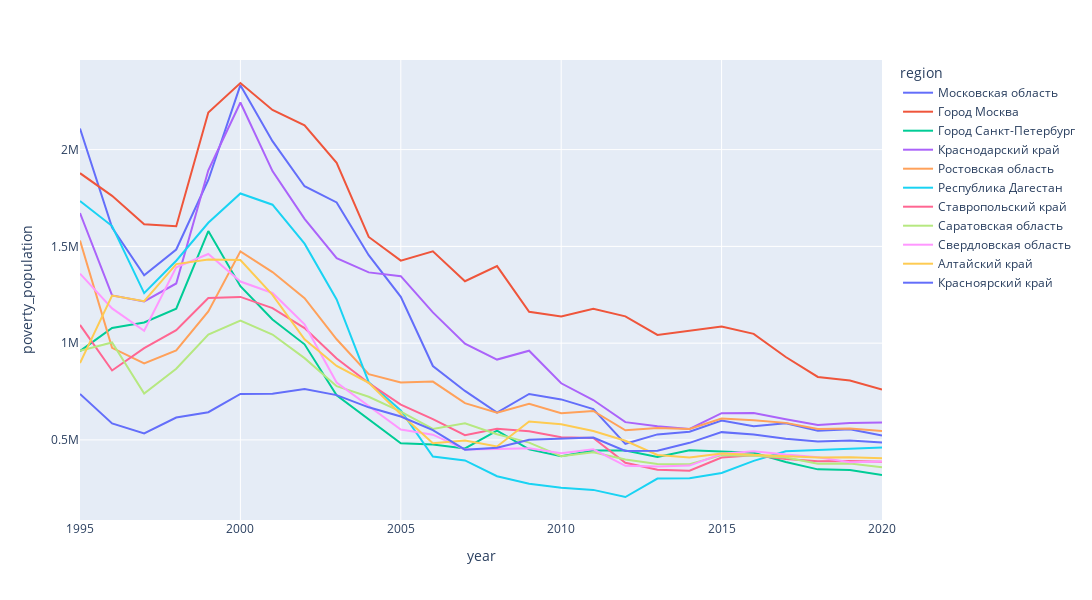

The code cell stored with this chart in its notebook:
### Markdown cell above
Ну тут ожидаемо Москва и МО берут числом

Отберём топ-регионов с наибольшим числом населения за чертой бедности

### Code cell
max_main=pd.DataFrame(columns=main.columns)
for year in main.year.unique():
    df = main[main['year']==year]
    max_main = pd.concat([max_main, df.sort_values('poverty_population',ascending=False).head(5)], ignore_index = True)

px.line(main[main.region.isin(max_main.region.unique())],
        x='year',
        y='poverty_population',
        color='region',
        width=1200,
        height=600)

### Figure 1 — Plotly figure (JSON) as saved in the notebook; plotly's stock layout.template omitted (floating-point values rounded to 4 significant figures)
{"data": [{"hovertemplate": "region=Московская область<br>year=%{x}<br>poverty_population=%{y}<extra></extra>", "legendgroup": "Московская область", "line": {"color": "#636efa", "dash": "solid"}, "marker": {"symbol": "circle"}, "mode": "lines", "name": "Московская область", "orientation": "v", "showlegend": true, "type": "scatter", "x": [1995, 1996, 1997, 1998, 1999, 2000, 2001, 2002, 2003, 2004, 2005, 2006, 2007, 2008, 2009, 2010, 2011, 2012, 2013, 2014, 2015, 2016, 2017, 2018, 2019, 2020], "xaxis": "x", "y": [2109000.0, 1597000.0, 1351000.0, 1484000.0, 1843000.0, 2333000.0, 2044000.0, 1811000.0, 1727000.0, 1454000.0, 1240000.0, 881900.0, 753200.0, 641300.0, 737500.0, 709400.0, 659600.0, 479900.0, 528600.0, 542200.0, 600200.0, 570900.0, 586500.0, 547700.0, 554800.0, 523000.0], "yaxis": "y"}, {"hovertemplate": "region=Город Москва<br>year=%{x}<br>poverty_population=%{y}<extra></extra>", "legendgroup": "Город Москва", "line": {"color": "#EF553B", "dash": "solid"}, "marker": {"symbol": "circle"}, "mode": "lines", "name": "Город Москва", "orientation": "v", "showlegend": true, "type": "scatter", "x": [1995, 1996, 1997, 1998, 1999, 2000, 2001, 2002, 2003, 2004, 2005, 2006, 2007, 2008, 2009, 2010, 2011, 2012, 2013, 2014, 2015, 2016, 2017, 2018, 2019, 2020], "xaxis": "x", "y": [1878000.0, 1761000.0, 1614000.0, 1604000.0, 2191000.0, 2344000.0, 2205000.0, 2126000.0, 1932000.0, 1549000.0, 1427000.0, 1475000.0, 1320000.0, 1398000.0, 1162000.0, 1138000.0, 1178000.0, 1138000.0, 1042000.0, 1066000.0, 1086000.0, 1048000.0, 928500.0, 825400.0, 807400.0, 760700.0], "yaxis": "y"}, {"hovertemplate": "region=Город Санкт-Петербург<br>year=%{x}<br>poverty_population=%{y}<extra></extra>", "legendgroup": "Город Санкт-Петербург", "line": {"color": "#00cc96", "dash": "solid"}, "marker": {"symbol": "circle"}, "mode": "lines", "name": "Город Санкт-Петербург", "orientation": "v", "showlegend": true, "type": "scatter", "x": [1995, 1996, 1997, 1998, 1999, 2000, 2001, 2002, 2003, 2004, 2005, 2006, 2007, 2008, 2009, 2010, 2011, 2012, 2013, 2014, 2015, 2016, 2017, 2018, 2019, 2020], "xaxis": "x", "y": [959000.0, 1078000.0, 1107000.0, 1178000.0, 1579000.0, 1295000.0, 1122000.0, 993900.0, 731100.0, 606100.0, 482700.0, 476000.0, 455800.0, 548000.0, 451100.0, 415600.0, 445800.0, 445800.0, 412296, 446500.0, 441300.0, 433700.0, 385600.0, 347900.0, 344600.0, 318500.0], "yaxis": "y"}, {"hovertemplate": "region=Краснодарский край<br>year=%{x}<br>poverty_population=%{y}<extra></extra>", "legendgroup": "Краснодарский край", "line": {"color": "#ab63fa", "dash": "solid"}, "marker": {"symbol": "circle"}, "mode": "lines", "name": "Краснодарский край", "orientation": "v", "showlegend": true, "type": "scatter", "x": [1995, 1996, 1997, 1998, 1999, 2000, 2001, 2002, 2003, 2004, 2005, 2006, 2007, 2008, 2009, 2010, 2011, 2012, 2013, 2014, 2015, 2016, 2017, 2018, 2019, 2020], "xaxis": "x", "y": [1673000.0, 1247000.0, 1216000.0, 1308000.0, 1893000.0, 2243000.0, 1889000.0, 1642000.0, 1439000.0, 1366000.0, 1346000.0, 1159000.0, 997700.0, 915200.0, 961000.0, 792600.0, 706000.0, 591900.0, 570300.0, 556600.0, 638000.0, 639600.0, 607200.0, 577200.0, 587400.0, 590200.0], "yaxis": "y"}, {"hovertemplate": "region=Ростовская область<br>year=%{x}<br>poverty_population=%{y}<extra></extra>", "legendgroup": "Ростовская область", "line": {"color": "#FFA15A", "dash": "solid"}, "marker": {"symbol": "circle"}, "mode": "lines", "name": "Ростовская область", "orientation": "v", "showlegend": true, "type": "scatter", "x": [1995, 1996, 1997, 1998, 1999, 2000, 2001, 2002, 2003, 2004, 2005, 2006, 2007, 2008, 2009, 2010, 2011, 2012, 2013, 2014, 2015, 2016, 2017, 2018, 2019, 2020], "xaxis": "x", "y": [1531000.0, 975600.0, 895100.0, 962200.0, 1164000.0, 1474000.0, 1367000.0, 1233000.0, 1020000.0, 840100.0, 796500.0, 801500.0, 690300.0, 640300.0, 686800.0, 638400.0, 649800.0, 549600.0, 561600.0, 556200.0, 610900.0, 601512, 588200.0, 557100.0, 558900.0, 545700.0], "yaxis": "y"}, {"hovertemplate": "region=Республика Дагестан<br>year=%{x}<br>poverty_population=%{y}<extra></extra>", "legendgroup": "Республика Дагестан", "line": {"color": "#19d3f3", "dash": "solid"}, "marker": {"symbol": "circle"}, "mode": "lines", "name": "Республика Дагестан", "orientation": "v", "showlegend": true, "type": "scatter", "x": [1995, 1996, 1997, 1998, 1999, 2000, 2001, 2002, 2003, 2004, 2005, 2006, 2007, 2008, 2009, 2010, 2011, 2012, 2013, 2014, 2015, 2016, 2017, 2018, 2019, 2020], "xaxis": "x", "y": [1734000.0, 1605000.0, 1258000.0, 1426000.0, 1622000.0, 1773000.0, 1715000.0, 1514000.0, 1226000.0, 798300.0, 652600.0, 414700.0, 394000.0, 312300.0, 274200.0, 252500.0, 241900.0, 205100.0, 300500.0, 302300.0, 328900.0, 392000.0, 441100.0, 447300.0, 450600.0, 460400.0], "yaxis": "y"}, {"hovertemplate": "region=Ставропольский край<br>year=%{x}<br>poverty_population=%{y}<extra></extra>", "legendgroup": "Ставропольский край", "line": {"color": "#FF6692", "dash": "solid"}, "marker": {"symbol": "circle"}, "mode": "lines", "name": "Ставропольский край", "orientation": "v", "showlegend": true, "type": "scatter", "x": [1995, 1996, 1997, 1998, 1999, 2000, 2001, 2002, 2003, 2004, 2005, 2006, 2007, 2008, 2009, 2010, 2011, 2012, 2013, 2014, 2015, 2016, 2017, 2018, 2019, 2020], "xaxis": "x", "y": [1094000.0, 858900.0, 973800.0, 1067000.0, 1234000.0, 1239000.0, 1181000.0, 1078000.0, 920900.0, 794300.0, 682500.0, 607100.0, 524700.0, 557500.0, 545200.0, 513900.0, 509800.0, 381800.0, 346100.0, 340900.0, 408700.0, 420200.0, 401000.0, 389300.0, 391300.0, 386900.0], "yaxis": "y"}, {"hovertemplate": "region=Саратовская область<br>year=%{x}<br>poverty_population=%{y}<extra></extra>", "legendgroup": "Саратовская область", "line": {"color": "#B6E880", "dash": "solid"}, "marker": {"symbol": "circle"}, "mode": "lines", "name": "Саратовская область", "orientation": "v", "showlegend": true, "type": "scatter", "x": [1995, 1996, 1997, 1998, 1999, 2000, 2001, 2002, 2003, 2004, 2005, 2006, 2007, 2008, 2009, 2010, 2011, 2012, 2013, 2014, 2015, 2016, 2017, 2018, 2019, 2020], "xaxis": "x", "y": [960200.0, 1004000.0, 739800.0, 867700.0, 1044000.0, 1117000.0, 1045000.0, 922600.0, 777700.0, 723200.0, 646000.0, 557100.0, 586500.0, 529600.0, 486200.0, 415800.0, 435800.0, 398900.0, 375500.0, 374500.0, 421300.0, 417900.0, 409100.0, 376800.0, 378300.0, 358400.0], "yaxis": "y"}, {"hovertemplate": "region=Свердловская область<br>year=%{x}<br>poverty_population=%{y}<extra></extra>", "legendgroup": "Свердловская область", "line": {"color": "#FF97FF", "dash": "solid"}, "marker": {"symbol": "circle"}, "mode": "lines", "name": "Свердловская область", "orientation": "v", "showlegend": true, "type": "scatter", "x": [1995, 1996, 1997, 1998, 1999, 2000, 2001, 2002, 2003, 2004, 2005, 2006, 2007, 2008, 2009, 2010, 2011, 2012, 2013, 2014, 2015, 2016, 2017, 2018, 2019, 2020], "xaxis": "x", "y": [1359000.0, 1180000.0, 1064000.0, 1391000.0, 1461000.0, 1318000.0, 1259000.0, 1097000.0, 797000.0, 674000.0, 553600.0, 527100.0, 450400.0, 453600.0, 457300.0, 430800.0, 451200.0, 366100.0, 362500.0, 367300.0, 428400.0, 441700.0, 424300.0, 410900.0, 384100.0, 388000.0], "yaxis": "y"}, {"hovertemplate": "region=Алтайский край<br>year=%{x}<br>poverty_population=%{y}<extra></extra>", "legendgroup": "Алтайский край", "line": {"color": "#FECB52", "dash": "solid"}, "marker": {"symbol": "circle"}, "mode": "lines", "name": "Алтайский край", "orientation": "v", "showlegend": true, "type": "scatter", "x": [1995, 1996, 1997, 1998, 1999, 2000, 2001, 2002, 2003, 2004, 2005, 2006, 2007, 2008, 2009, 2010, 2011, 2012, 2013, 2014, 2015, 2016, 2017, 2018, 2019, 2020], "xaxis": "x", "y": [897300.0, 1246000.0, 1217000.0, 1409000.0, 1433000.0, 1429000.0, 1249000.0, 1020000.0, 882300.0, 794700.0, 632300.0, 483200.0, 497100.0, 466200.0, 595100.0, 581000.0, 546300.0, 495900.0, 422200.0, 408800.0, 429300.0, 423100.0, 413994, 408900.0, 410600.0, 405500.0], "yaxis": "y"}, {"hovertemplate": "region=Красноярский край<br>year=%{x}<br>poverty_population=%{y}<extra></extra>", "legendgroup": "Красноярский край", "line": {"color": "#636efa", "dash": "solid"}, "marker": {"symbol": "circle"}, "mode": "lines", "name": "Красноярский край", "orientation": "v", "showlegend": true, "type": "scatter", "x": [1995, 1996, 1997, 1998, 1999, 2000, 2001, 2002, 2003, 2004, 2005, 2006, 2007, 2008, 2009, 2010, 2011, 2012, 2013, 2014, 2015, 2016, 2017, 2018, 2019, 2020], "xaxis": "x", "y": [737800.0, 585400.0, 533500.0, 615800.0, 643300.0, 737400.0, 738200.0, 763300.0, 731600.0, 668500.0, 621000.0, 550900.0, 449600.0, 459600.0, 501400.0, 507100.0, 512100.0, 442800.0, 444100.0, 485000.0, 540300.0, 527400.0, 506100.0, 491900.0, 497200.0, 487300.0], "yaxis": "y"}], "layout": {"height": 600, "legend": {"title": {"text": "region"}, "tracegroupgap": 0}, "margin": {"t": 60}, "width": 1200, "xaxis": {"anchor": "y", "domain": [0, 1], "title": {"text": "year"}}, "yaxis": {"anchor": "x", "domain": [0, 1], "title": {"text": "poverty_population"}}}}
